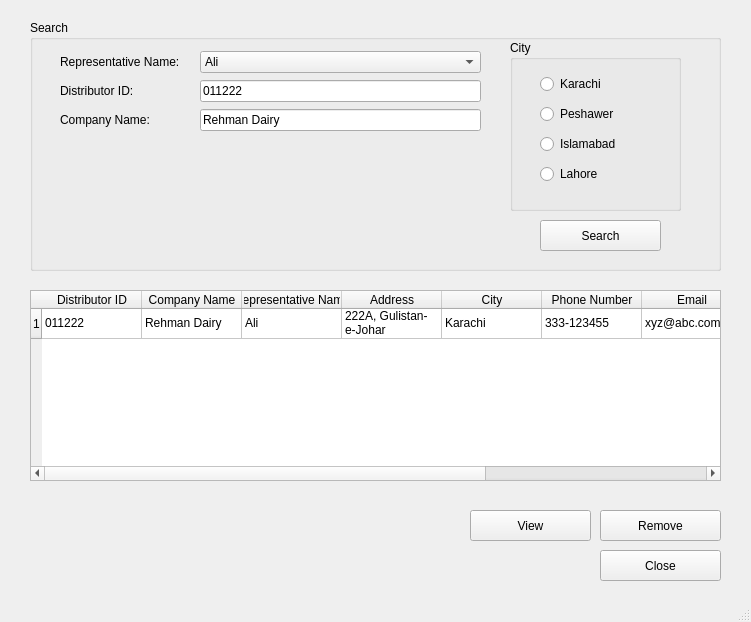
<?xml version="1.0" encoding="UTF-8"?>
<ui version="4.0">
 <class>MainWindow</class>
 <widget class="QMainWindow" name="MainWindow">
  <property name="geometry">
   <rect>
    <x>0</x>
    <y>0</y>
    <width>751</width>
    <height>622</height>
   </rect>
  </property>
  <property name="windowTitle">
   <string>MainWindow</string>
  </property>
  <widget class="QWidget" name="centralwidget">
   <widget class="QGroupBox" name="searched">
    <property name="geometry">
     <rect>
      <x>30</x>
      <y>20</y>
      <width>691</width>
      <height>251</height>
     </rect>
    </property>
    <property name="title">
     <string>Search</string>
    </property>
    <widget class="QGroupBox" name="type">
     <property name="geometry">
      <rect>
       <x>480</x>
       <y>20</y>
       <width>171</width>
       <height>171</height>
      </rect>
     </property>
     <property name="title">
      <string>City</string>
     </property>
     <widget class="QWidget" name="layoutWidget">
      <property name="geometry">
       <rect>
        <x>30</x>
        <y>30</y>
        <width>121</width>
        <height>121</height>
       </rect>
      </property>
      <layout class="QVBoxLayout" name="verticalLayout_3">
       <item>
        <widget class="QRadioButton" name="rdb1">
         <property name="text">
          <string>Karachi</string>
         </property>
        </widget>
       </item>
       <item>
        <widget class="QRadioButton" name="rdb2">
         <property name="text">
          <string>Peshawer</string>
         </property>
        </widget>
       </item>
       <item>
        <widget class="QRadioButton" name="rdb3">
         <property name="text">
          <string>Islamabad</string>
         </property>
        </widget>
       </item>
       <item>
        <widget class="QRadioButton" name="rdb3_2">
         <property name="text">
          <string>Lahore</string>
         </property>
        </widget>
       </item>
      </layout>
     </widget>
    </widget>
    <widget class="QPushButton" name="searchButton">
     <property name="geometry">
      <rect>
       <x>510</x>
       <y>200</y>
       <width>121</width>
       <height>31</height>
      </rect>
     </property>
     <property name="text">
      <string>Search</string>
     </property>
    </widget>
    <widget class="QWidget" name="layoutWidget">
     <property name="geometry">
      <rect>
       <x>170</x>
       <y>30</y>
       <width>281</width>
       <height>82</height>
      </rect>
     </property>
     <layout class="QVBoxLayout" name="verticalLayout">
      <item>
       <widget class="QComboBox" name="categoryCombo">
        <item>
         <property name="text">
          <string>Ali</string>
         </property>
        </item>
        <item>
         <property name="text">
          <string>Hamza</string>
         </property>
        </item>
        <item>
         <property name="text">
          <string>Yasir</string>
         </property>
        </item>
        <item>
         <property name="text">
          <string>Majeed</string>
         </property>
        </item>
       </widget>
      </item>
      <item>
       <widget class="QLineEdit" name="titleline">
        <property name="text">
         <string>011222</string>
        </property>
       </widget>
      </item>
      <item>
       <widget class="QLineEdit" name="titleline_2">
        <property name="text">
         <string>Rehman Dairy</string>
        </property>
       </widget>
      </item>
     </layout>
    </widget>
    <widget class="QWidget" name="layoutWidget">
     <property name="geometry">
      <rect>
       <x>30</x>
       <y>30</y>
       <width>129</width>
       <height>81</height>
      </rect>
     </property>
     <layout class="QVBoxLayout" name="verticalLayout_2">
      <item>
       <widget class="QLabel" name="label">
        <property name="text">
         <string>Representative Name:</string>
        </property>
       </widget>
      </item>
      <item>
       <widget class="QLabel" name="label_2">
        <property name="text">
         <string>Distributor ID:</string>
        </property>
       </widget>
      </item>
      <item>
       <widget class="QLabel" name="label_3">
        <property name="text">
         <string>Company Name:</string>
        </property>
       </widget>
      </item>
     </layout>
    </widget>
   </widget>
   <widget class="QTableWidget" name="booksTableWidget">
    <property name="geometry">
     <rect>
      <x>30</x>
      <y>290</y>
      <width>691</width>
      <height>191</height>
     </rect>
    </property>
    <row>
     <property name="text">
      <string>1</string>
     </property>
    </row>
    <column>
     <property name="text">
      <string>Distributor ID</string>
     </property>
    </column>
    <column>
     <property name="text">
      <string>Company Name</string>
     </property>
    </column>
    <column>
     <property name="text">
      <string>Representative Name</string>
     </property>
    </column>
    <column>
     <property name="text">
      <string>Address</string>
     </property>
    </column>
    <column>
     <property name="text">
      <string>City</string>
     </property>
    </column>
    <column>
     <property name="text">
      <string>Phone Number</string>
     </property>
    </column>
    <column>
     <property name="text">
      <string>Email</string>
     </property>
    </column>
    <column>
     <property name="text">
      <string>Performance Metric</string>
     </property>
    </column>
    <column>
     <property name="text">
      <string>Activity Status</string>
     </property>
    </column>
    <item row="0" column="0">
     <property name="text">
      <string>011222</string>
     </property>
    </item>
    <item row="0" column="1">
     <property name="text">
      <string>Rehman Dairy</string>
     </property>
    </item>
    <item row="0" column="2">
     <property name="text">
      <string>Ali</string>
     </property>
    </item>
    <item row="0" column="3">
     <property name="text">
      <string>222A, Gulistan-e-Johar</string>
     </property>
    </item>
    <item row="0" column="4">
     <property name="text">
      <string>Karachi</string>
     </property>
    </item>
    <item row="0" column="5">
     <property name="text">
      <string>333-123455</string>
     </property>
    </item>
    <item row="0" column="6">
     <property name="text">
      <string>xyz@abc.com</string>
     </property>
    </item>
    <item row="0" column="7">
     <property name="text">
      <string>A+</string>
     </property>
    </item>
    <item row="0" column="8">
     <property name="text">
      <string>Active</string>
     </property>
    </item>
   </widget>
   <widget class="QPushButton" name="viewButton_4">
    <property name="geometry">
     <rect>
      <x>470</x>
      <y>510</y>
      <width>121</width>
      <height>31</height>
     </rect>
    </property>
    <property name="text">
     <string>View</string>
    </property>
   </widget>
   <widget class="QPushButton" name="closeButton_2">
    <property name="geometry">
     <rect>
      <x>600</x>
      <y>550</y>
      <width>121</width>
      <height>31</height>
     </rect>
    </property>
    <property name="text">
     <string>Close</string>
    </property>
   </widget>
   <widget class="QPushButton" name="deleteButton_2">
    <property name="geometry">
     <rect>
      <x>600</x>
      <y>510</y>
      <width>121</width>
      <height>31</height>
     </rect>
    </property>
    <property name="text">
     <string>Remove</string>
    </property>
   </widget>
  </widget>
  <widget class="QMenuBar" name="menubar">
   <property name="geometry">
    <rect>
     <x>0</x>
     <y>0</y>
     <width>751</width>
     <height>26</height>
    </rect>
   </property>
  </widget>
  <widget class="QStatusBar" name="statusbar"/>
 </widget>
 <resources/>
 <connections/>
</ui>
